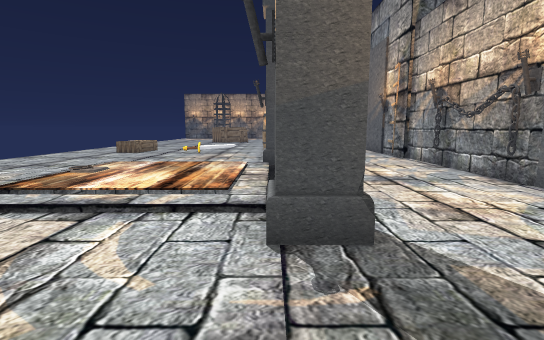
View 1 (above)

19 first-person views from a walk through a Unity game level. The camera is 1.3 m above the floor, tilts 8° down and sees 85° across. The floor is counted in squares, 1 m on a side. Each view is taken from the middle of a square. On the plan, view 1 faces up. The plan holds only what a view shows up to about 14 squares ahead; the rest is blank. The place goes on beyond the plan. The player is left out.

View 2
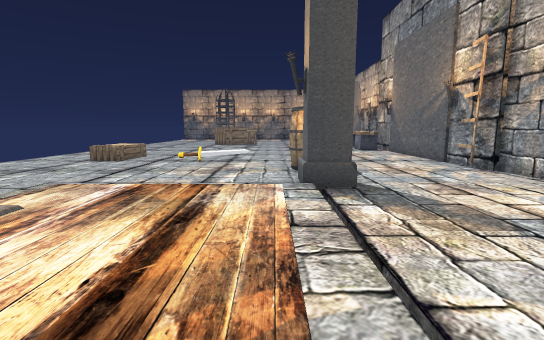

View 3
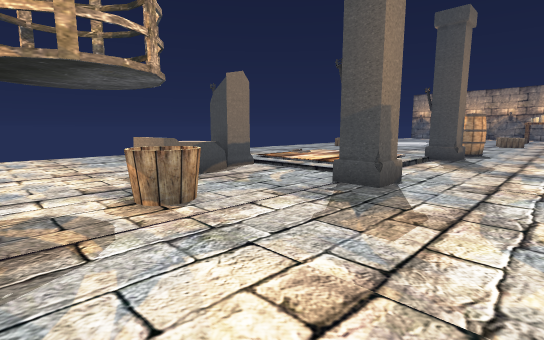

View 4
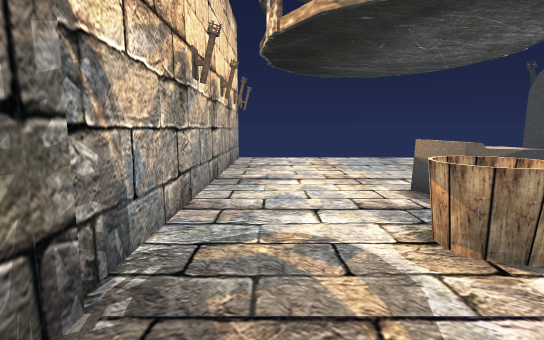

View 5
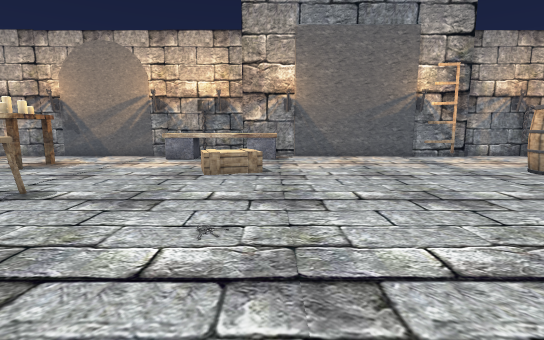

View 6
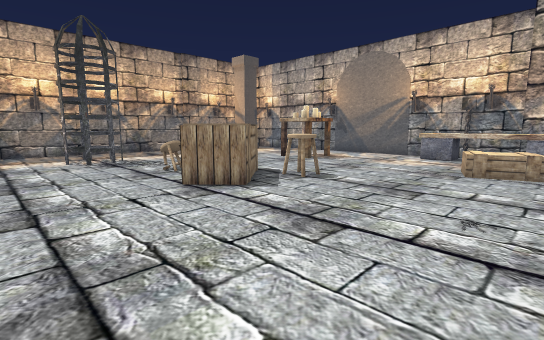

View 7
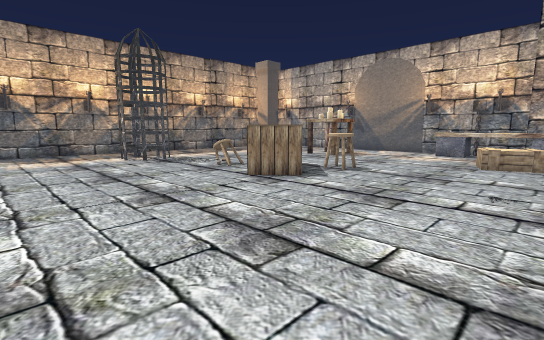

View 8
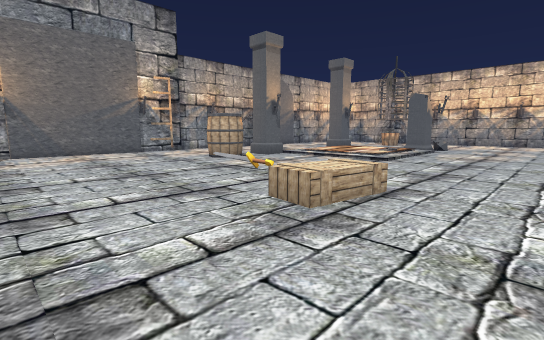

View 9
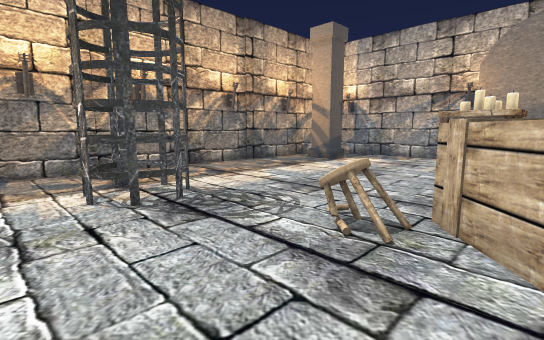

View 10
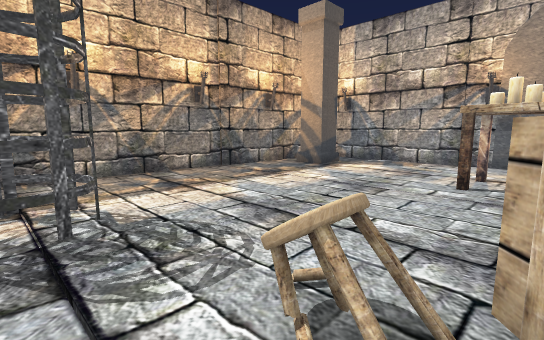

View 11
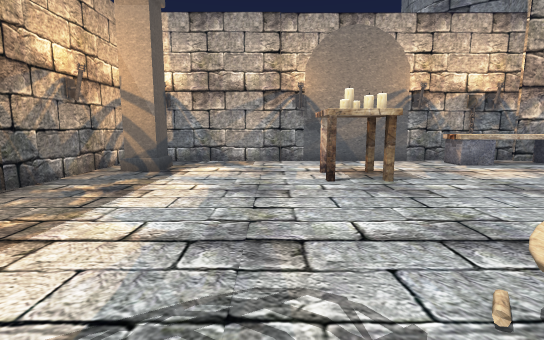

View 12
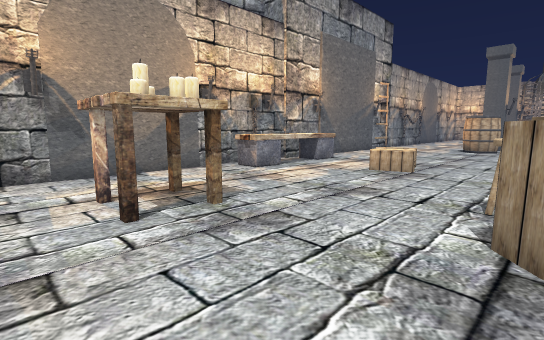

View 13
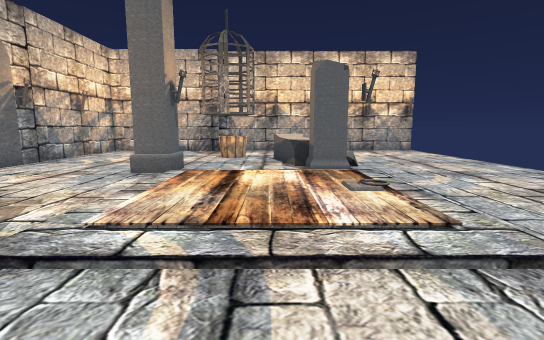

View 14
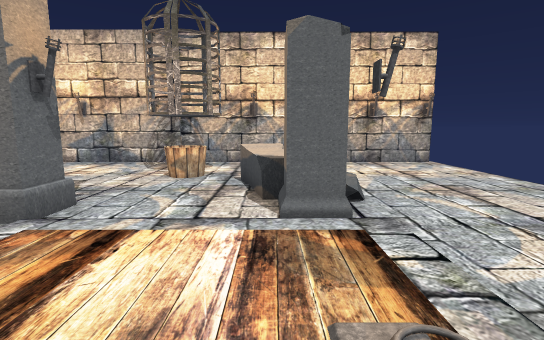

View 15
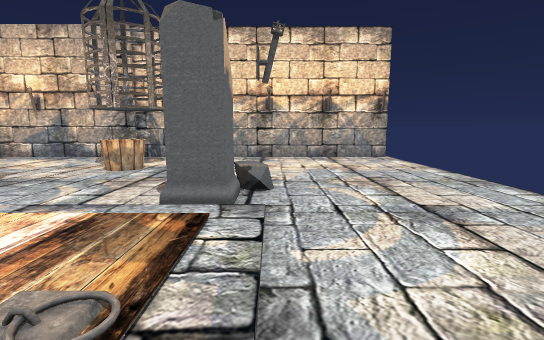

View 16
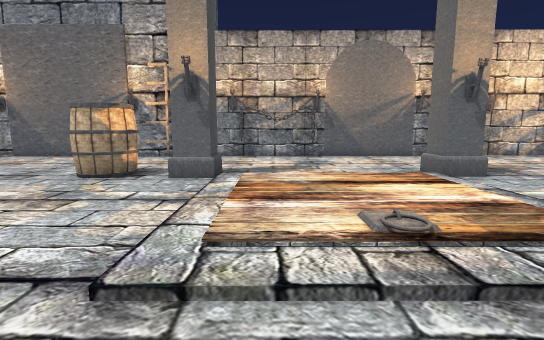

View 17
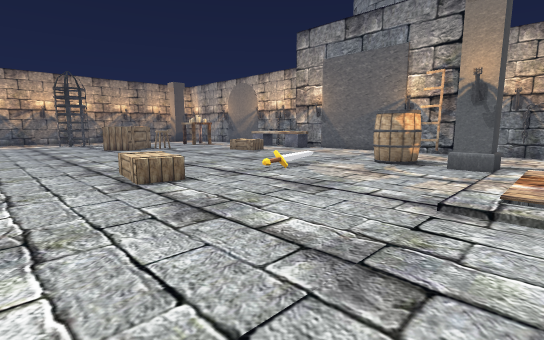

View 18
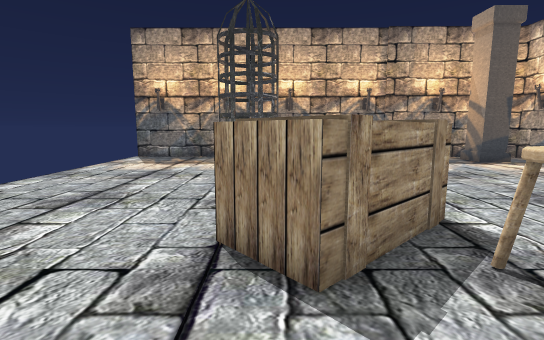

View 19
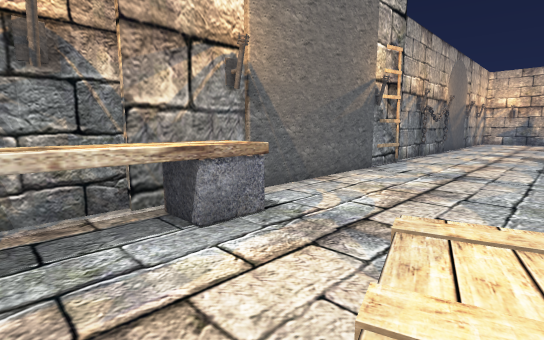

### Floor plan
Points are (right, up) in squares from view 1. A wall is a line through its corners. A room is listed if a view was taken in it or the views show most of it. See-through windows are left out.
Room 1 (views 1, 2, 3, 4, 5, 6, 7, 8, 9, 10, 11, 12, 13, 14, 15, 16, 17, 18, 19)
walls: (5.7, 15.5) (5.7, 21); (6, 14.4) (6, 15.5); (6, 20.9) (6, 38.4); (0, -4.3) (5.7, -4.3); (6, -3.9) (6, 13.6); (-11.2, -4.5) (0.2, -4.5); (5.2, 38.6) (-11.2, 38.6)
ways out: gap at (-11, -5); gap at (-11, 39)
objects: crate (-8, 16) to (-7, 18); cage (-7, 34) to (-5, 36); crate (-6, 27) to (-3, 30); other object (-5, 0) to (-3, 3); stool (-5, 31) to (-4, 31); sword (-4, 16); stool (-3, 27) to (-2, 28); bucket (-2, -1) to (-1, 0); pillar (0, 11); barrel (0, 13) to (1, 14); crate (0, 22) to (2, 24); pillar (1, 4); table (1, 30) to (3, 32); other object (4, 22) to (5, 26); pillar (4, 37); ladder (6, 14)

Positions as (right, up) in squares from view 1, and headings:
1: (0, 0), facing up
2: (-1, 4), facing up
3: (4, -3), facing up-left
4: (2, -3), facing left
5: (-8, 22), facing right
6: (-9, 22), facing up-right
7: (-11, 22), facing up-right
8: (-11, 22), facing down-right
9: (-8, 29), facing up-right
10: (-6, 30), facing up-right
11: (-6, 33), facing right
12: (-3, 33), facing down-right
13: (-3, 13), facing down
14: (-4, 9), facing down
15: (-6, 9), facing down
16: (-8, 9), facing right
17: (-11, 9), facing up-right
18: (-5, 25), facing up
19: (1, 25), facing down-right
